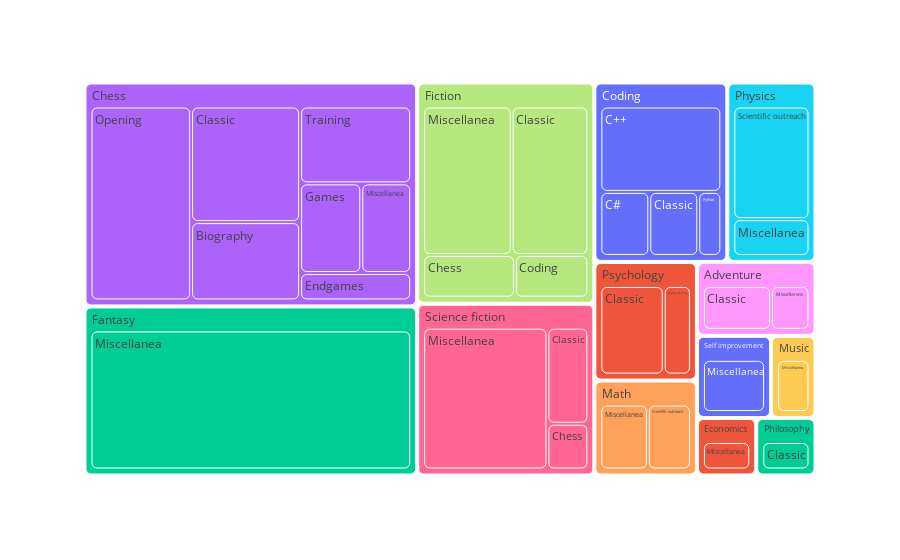

This figure's notebook cell:
### Code cell
color_discrete_map = {category: px.colors.qualitative.Plotly[i % len(px.colors.qualitative.Plotly)]
                      for i, category in enumerate(df['Category'].unique())}


fig = px.treemap(df, 
                 path=['Category', 'Sub-Category', 'Title'],  # Utilizza 'Category' come macro-categoria e 'Sub-Category' come sotto-categoria
                 values='Evaluation',  # Valori da rappresentare nel treemap
                 color='Category',  # Colore basato sulla colonna 'Status'
                 color_discrete_map=color_discrete_map,
                 maxdepth=2,
                 title='')  # Titolo del grafico

fig.update_traces(marker=dict(cornerradius=5))

# Mostra il treemap
fig.show()

### Figure 1 — Plotly figure (JSON) as saved in the notebook; plotly's stock layout.template omitted (floating-point values rounded to 4 significant figures; data arrays with more than 128 entries replaced by an {"elided": "..."} marker saying what was removed)
{"data": [{"branchvalues": "total", "customdata": {"elided": "177x1 str values"}, "domain": {"x": [0, 1], "y": [0, 1]}, "hovertemplate": "labels=%{label}<br>Evaluation=%{value}<br>parent=%{parent}<br>id=%{id}<br>Category=%{customdata[0]}<extra></extra>", "ids": {"elided": "177 str values"}, "labels": {"elided": "177 str values"}, "marker": {"colors": {"elided": "177 str values"}, "cornerradius": 5}, "maxdepth": 2, "name": "", "parents": {"elided": "177 str values"}, "type": "treemap", "values": {"elided": "177 float values"}}], "layout": {"legend": {"tracegroupgap": 0}, "margin": {"t": 60}}}
